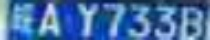
#> input picture picture_for_tilt/27.jpg, 210 x 40 px, found by its file name
$ python license_tilt_recover.py   (older library calls are emulated)
#> lines starting #> are read from the running program, lines starting #| are printed output that depends on the picture; long printed decimals are rounded
### license_locate.py
import copy
import datetime
import math
from collections import Counter

import cv2
import numpy as np
import matplotlib.pyplot as plt
np.set_printoptions(threshold=np.inf)

#  确定最小搜索窗口为180*30，后续进行细定位
from PIL import Image

window_h = 20
window_w = 180
sobel_image = []
class Locate:
    def column_diff(self,pic):
        h, w = pic.shape[:2]  # w = 640,h = 480
        coldiff_img = np.zeros((h, w), dtype=np.uint8)
        for row in range(0,h):
            for column in range(0,w-1):
                coldiff_img[row][column+1] = pic[row][column]
        return coldiff_img
    # 预处理图片
    def preprocess_image(self, file_name):
        # 加权平均法 + cv2 进行灰度化
        image = cv2.imread(file_name)
        gray_image = self.get_gray_image_by_weight_avg(image)
        # 进行Sobel的垂直边缘检测
        # 利用Sobel方法可以进行sobel边缘检测
        # img表示源图像，即进行边缘检测的图像
        # cv2.CV_64F表示64位浮点数即64float。
        # 这里不使用numpy.float64，因为可能会发生溢出现象。用cv的数据则会自动
        # 第三和第四个参数分别是对X和Y方向的导数（即dx,dy），对于图像来说就是差分，这里1表示对X求偏导（差分），0表示不对Y求导（差分）。其中，X还可以求2次导。
        # 注意：对X求导就是检测X方向上是否有边缘。
        # 第五个参数ksize是指核的大小。
        x = cv2.Sobel(gray_image, cv2.CV_16S, 1, 0)
        #在经过处理后，别忘了用convertScaleAbs()函数将其转回原来的uint8形式。否则将无法显示图像，而只是一副灰色的窗口。
        scale_abs_x = cv2.convertScaleAbs(x)  # convert 转换  scale 缩放
        sobel_image = scale_abs_x

        y = cv2.Sobel(gray_image, cv2.CV_16S, 0, 1)
        scale_abs_y = cv2.convertScaleAbs(y)
        sobel_image_y = scale_abs_y

        # 二值化处理和中值滤波平滑
        diff = np.array((640, 480), np.uint8)
        gray_image = cv2.resize(gray_image, (640, 480))
        sobel_image = cv2.resize(sobel_image, (640, 480))  # 调整图片尺寸，以便后期处理
        sobel_image_y = cv2.resize(sobel_image_y, (640, 480))  # 调整图片尺寸，以便后期处理
        diff = cv2.absdiff(self.column_diff(sobel_image), sobel_image)  # 做灰度图像和经过sobel边缘检测后的图片的水平差分，以去除背景影响==》跳变点图
        #diff = cv2.absdiff(gray_image, sobel_image)
        avg = self.get_pixel_avg(diff)
        print("avg:" ,avg)

        #跳变点图作自适应阈值化
        # cv::adaptiveThreshold(
        # cv::InputArray src, // 输入图像
        # double maxValue, // 向上最大值
        # int adaptiveMethod, // 自适应方法，平均或高斯
        # int thresholdType // 阈值化类型
        # int blockSize, // 块大小
        # double C // 常量
        # );
        binary = cv2.adaptiveThreshold(diff, 255, cv2.ADAPTIVE_THRESH_GAUSSIAN_C, cv2.THRESH_BINARY_INV,
                                       5,
                                       30#math.floor(avg / 10)#40
                                       )
        # cv2.imshow("binary", binary)
        # cv2.waitKey(0)
        return sobel_image, sobel_image_y,diff, binary

    def rough_locate(self, sobel_image, binary_image, diff):
        h, w = binary_image.shape[:2]  # w = 640,h = 480
        # 获取到二值化图像后，获取灰度跳变数组
        image_jump_array = self.get_2d_gray_jump(binary_image)
        #print(image_jump_array)
        # 通过灰度跳变数组获取灰度跳变的积分图，用于找到灰度跳变点最多的区域
        integral_array = self.get_gray_scale_jump_integral(h, w, image_jump_array)
        #print(integral_array)
        # img = np.array(integral_array)
        # plt.imshow(img)
        # 通过灰度跳变积分图，进行窗口搜索，粗定位车牌位置,
        # 以上得到粗定位的车牌候选区域，之后进行细定位车牌位置

        candiate_list = self.rough_search_by_window(h, w, integral_array, sobel_image,binary_image)
        return integral_array, candiate_list

    def detail_locate_and_confirm(self, candiate_list, sobel_image, sobel_image_y,integral_array):
        # position : 粗定位的车牌左上角坐标
        # 第一步扩展车牌的上下区域获得最佳上下边界
        # 具体为获取扩展区域的水平投影并获取其平均值，从水平中央开始向两侧扫描，发现小于均值的则是上下边界
        # 第二步扩展车牌的左右区域获得最佳左右边界
        # 扩展后通过数据结构的最大子段和获取左右边界，因为在灰度图像中，白色为255，黑色为0

        candiate_list_2 = []  # 用作第二轮筛选
        for i in range(len(candiate_list)):

            flag = True  # 标志表示步骤正常运行 ,标志要放在循环内，以便每次刷新
            position = candiate_list[i]
            #print(position)
            h, w = sobel_image.shape[:2]  # w = 640,h = 480
            # print(position)
            step_1 = sobel_image_y[position[0] - window_h:position[0] + 2 * window_h, position[1]:position[1] + window_w]
            # cv2.imshow("step_1", step_1)
            # cv2.waitKey(0)
            X = position[1]
            Y = position[0] - window_h
            if position[0] - window_h < 0:
                step_1 = sobel_image_y[0:position[0] + 2 * window_h, position[1]:position[1] + window_w]
                X = position[1]
                Y = 0
            elif position[0] + 2 * window_h > h:
                step_1 = sobel_image_y[position[0] - window_h:h, position[1]:position[1] + window_w]
                X = position[1]
                Y = position[0] - window_h
            # 获取水平投影数组
            hor_list = self.get_horizontal_projection(step_1)

            # 通过水平投影数组获取车牌的重定位的上下边界
            upper, lower = self.detail_position_the_upper_and_lower_boundaries(X,Y,hor_list,sobel_image_y,position)
            if upper != lower:
                step_1 = step_1[lower:upper, 0:w]
                # cv2.imshow("step_1", step_1)
                # cv2.waitKey(0)
                flag = True
            else:
                flag = False
            #  ##########上下边界定位结束########################

            #  ##########下面开始进行左右边界的定位###################
            if flag is True:  # 如果第一步上下边界正常运行
                image_step_1 = step_1
                h_1, w_1 = image_step_1.shape[:2]
                image_left = position[1] - math.floor(w_1 / 2)
                image_right = position[1] + window_w + math.floor(w_1 / 2)
                if image_left < 0:
                    flag = False
                elif image_right > 640:
                    flag = False

            if flag is True:
                image_step_2 = sobel_image[position[0] - window_h + lower: position[0] - window_h + upper,
                               image_left:image_right]

                ver_list = self.get_vertical_projection(image_step_2)
                sum = 0
                for i in range(len(ver_list)):
                    sum += ver_list[i]
                avg = math.floor(sum / len(ver_list))
                # 求均值后，将ver_list每个值都减去avg，然后用最大字段和来获取左右边界，在灰度图中，白色为255，黑色为0
                for i in range(len(ver_list)):
                    ver_list[i] = ver_list[i] - avg
                left, right = self.max_sequence(ver_list)
                if left == 0 and right == 0:
                    flag = False

            if flag is True:
                h, w = image_step_2.shape[:2]
                image_step_2 = image_step_2[0:h, left:right]

                # cv2.imshow("image_step_2", image_step_2)
                # cv2.waitKey(0)
                x1 = position[0] - window_h + lower
                x2 = position[0] - window_h + upper
                y1 = image_left + left
                y2 = image_left + right
                # print("x2 - x1 = " + str(x2 - x1))
                # print("y2 - y1 = " + str(y2 - y1))

                # 筛选掉边缘区域
                if x1 < 100 or y1 < 100 or x2 > 480 or y2 > 640:
                    flag = False

                # 筛选车牌长宽比
                ratio = (y2 - y1) / (x2 - x1)
                # print(ratio)
                if ratio > 12 or ratio < 5:
                    flag = False

                if flag is True:
                    area_gray_jump = int(integral_array[x2][y2]) + int(
                        integral_array[x1][y1]) - int(integral_array[x2][y1]) - int(
                        integral_array[x1][y2])
                    if area_gray_jump > math.floor(window_w * window_h / 8):  # 灰度跳变数要大于搜索窗口面积的八分之一
                        if len(candiate_list_2) != 0:
                            repeated_index = len(candiate_list_2) - 1
                            if not (abs(x1 - candiate_list_2[repeated_index][0]) <= 5 or abs(x2 - candiate_list_2[repeated_index][0]) <= 5 or abs(y1 - candiate_list_2[repeated_index][2]) <= 5 or abs(y2 - candiate_list_2[repeated_index][3]) <= 5):
                                candiate_list_2.append((x1, x2, y1, y2))
                        else:
                            candiate_list_2.append((x1, x2, y1, y2))
                        image_need = sobel_image[x1:x2, y1:y2]
                        # [6 lines of commented-out code are left out]
        result_locate = Counter(candiate_list_2).most_common(5)
        max_ratio = 0  # 不能起名为关键字，会冲突
        max_index = 0
        max_width = 0
        for i in range(len(result_locate)):
            x1 = result_locate[i][0][0]
            x2 = result_locate[i][0][1]
            y1 = result_locate[i][0][2]
            y2 = result_locate[i][0][3]
            w = y2 - y1
            image = sobel_image[x1:x2,y1:y2]
            # cv2.imshow("image", image)
            # cv2.waitKey(0)
            ratio = math.floor((y2 - y1) / (x2 - x1))
            print(ratio)
            if ratio >= max_ratio:
                    max_ratio = ratio
                    max_index = i
                    max_width = x2 - x1

            print(max_ratio)
        # print(result_locate[0][1]) 出现最多的数出现的次数 [((238, 255, 202, 362), 36)]

        result_x1 = result_locate[max_index][0][0]
        result_x2 = result_locate[max_index][0][1]
        result_y1 = result_locate[max_index][0][2]
        result_y2 = result_locate[max_index][0][3]
        position = (result_x1, result_x2, result_y1, result_y2)
        result = sobel_image[result_x1:result_x2, result_y1:result_y2]
        self.showLine(position[0],position[1],sobel_image_y,1,"stop")
        return result, position


    def rough_search_by_window(self, h, w, integral_array, ori_image,binary_image):
        max_gray_jump = 0
        candiate_list = []
        max_locate = (0, 0)
        for x in range(0, h - window_h, 5):
            for y in range(0, w - window_w, 5):
                # (x4,y4) + (x1,y1) - (x2,y2) - (x3,y3)
                area_jump_level = 0
                if ori_image[x + math.floor(window_h / 2)][y + math.floor(window_w / 2)] > 127:
                    area_jump_level = int(integral_array[x + window_h][y + window_w]) + int(
                        integral_array[x][y]) - int(integral_array[x + window_h][y]) - int(
                        integral_array[x][y + window_w])
                #print(int(integral_array[x + window_h][y + window_w]) ,"+", int(
                    # integral_array[x][y]) ,"-", int(integral_array[x + window_h][y]) ,"-", int(
                    # integral_array[x][y + window_w]))
                #print("x：",x,"y：",y,"跳变点个数：", area_jump_level,"区域总数的1/8：",(window_h * window_w) / 8)
                if area_jump_level > (window_h * window_w) / 8.5 and 100 < x < 480 - 100 and 100 < y < 640 - 100:
                    candiate_list.append((x, y))
                    # [4 lines of commented-out code are left out]
        candiate_list.reverse()
        return candiate_list

    def get_gray_image_by_weight_avg(self, ori_image):
        h, w = ori_image.shape[:2]
        gray_img = np.zeros((h, w), dtype=np.uint8)
        for i in range(h):
            for j in range(w):
                # Y = 0．3R + 0．59G + 0．11B
                # 通过cv格式打开的图片，像素格式为 BGR
                gray_img[i, j] = 0.3 * ori_image[i, j][2] + 0.11 * ori_image[i, j][0] + 0.59 * ori_image[i, j][1]
        return gray_img

    def get_pixel_avg(self, image):
        sum = 0
        h, w = image.shape[:2]
        for x in range(h):
            for y in range(w):
                sum += image[x][y]
        avg = sum / (h * w)
        return avg

    # [8 lines left out: function get_character_density, not called in this run]

    # 获取图像灰度跳变点图
    def get_2d_gray_jump(self, image):
        jump_list_2d = np.zeros((480, 640), np.uint8)
        h, w = image.shape[:2]
        for x in range(h):
            for y in range(w):
                if abs(int(image[x][y]) - image[x][y - 1]) > 230:  # 将数值调低后，就能找到亮度较低的车牌图像的定位
                    jump_list_2d[x][y] = 1
                else:
                    jump_list_2d[x][y] = 0
        # np.set_printoptions(threshold=1e6)
        # print(jump_list_2d)
        return jump_list_2d

    # 获取灰度跳变的积分图
    def get_gray_scale_jump_integral(self, h, w, jump_array):
        h, w = jump_array.shape[:2]  # 把图片2像素的行数，列数以及通道数返回给rows，cols，channels
        sum = np.zeros((h + 1, w + 1), dtype=np.float32)  # 创建指定大小的数组，数组元素以 0 来填充：
        image_integral = cv2.integral(jump_array, sum, cv2.CV_32SC1)  # 计算积分图,输出是sum
        gray_jump_integral = np.zeros((h + 1, w + 1), dtype=np.uint16)
        cv2.normalize(image_integral, gray_jump_integral, 0, 65535, cv2.NORM_MINMAX, cv2.CV_16UC1)  # 归一化处理
        np.set_printoptions(threshold=1e6)
        return gray_jump_integral

    # [86 lines left out: functions get_horizontal_projection, get_vertical_projection, detail_position_the_upper_and_lower_boundaries, max_sequence, license_locate, not called in this run]

    def showPicture(self,pic):
        cv2.imshow("image", pic)
        cv2.waitKey(0)


    # [44 lines left out: functions showScanLine, showLine, not called in this run]
# [30 lines that do not run on import are left out]

### license_tilt_recover.py
import copy
import datetime
import math
import time

import cv2
import numpy as np
import license_locate
window_h = 20
window_w = 180
binary_global = []
def get_upper_and_lower_boundaries(list):
        upper = 0
        lower = 0
        if len(list) != 0:
            for i in range(len(list)):
                sum += list[i]
            avg = math.floor(sum / len(list))
            # 从中间往上遍历，遇到比均值小的，则是车牌细定位的上边界，并跳出循环
            flag = False
            for i in range(math.floor(len(list) / 2), 0, -1):
                if list[i] < avg:
                    upper = i + 1
                    flag = True
                if flag is False:
                    continue
                break

            # 从中间往下遍历，遇到比均值小的，则是车牌细定位的下边界，并跳出循环
            flag = False
            for i in range(math.floor(len(list) / 2), len(list)):
                if list[i] < avg:
                    lower = i - 1
                    flag = True
                if flag is False:
                    continue
                break
        return lower, upper

def get_horizontal_projection( shadow_image):
    h, w = shadow_image.shape[:2]
    hor_list = []
    for x in range(h):
        pixel_sum = 0
        for y in range(w):
            pixel_sum += shadow_image[x][y]
        hor_list.append(pixel_sum)
    return hor_list

if __name__ == '__main__':
    i = 27
    instance = license_locate.Locate()
    #for i in range(22, 97):
    begin = time.time()
    filename = 'picture_for_train/'+str(i)+'.jpg'
    #filename = filename + str(i) + ".jpg"
    image = cv2.imread(filename)
#> image is the input picture: shape (40, 210, 3); mean B, G, R 164, 110.7, 68.5
        #instance.showPicture(image)
    image = cv2.resize(image, (640, 480))
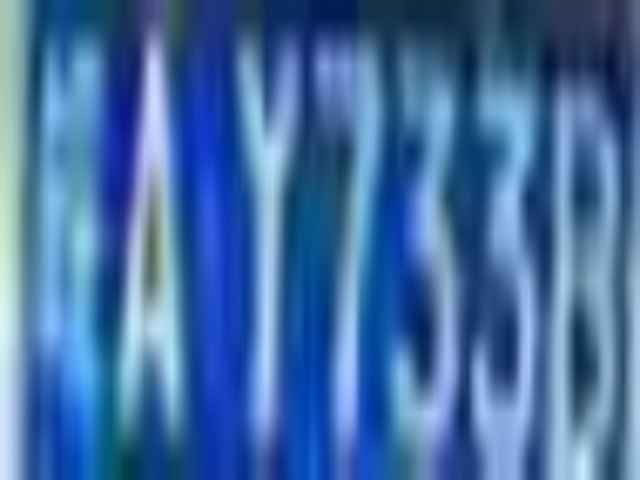
#> image: shape (480, 640, 3); mean B, G, R 163.8, 110.6, 68.4
        #instance.showPicture(image)
    sobel_image,sobel_image_y, diff, binary = instance.preprocess_image(filename)
#> after the loop in get_gray_image_by_weight_avg, `for i in range(h):`:
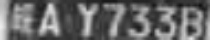
#> gray_img: shape (40, 210); min 17, max 237, mean 103.3
#> in preprocess_image, `gray_image = cv2.resize(gray_image, (640, 480))`:
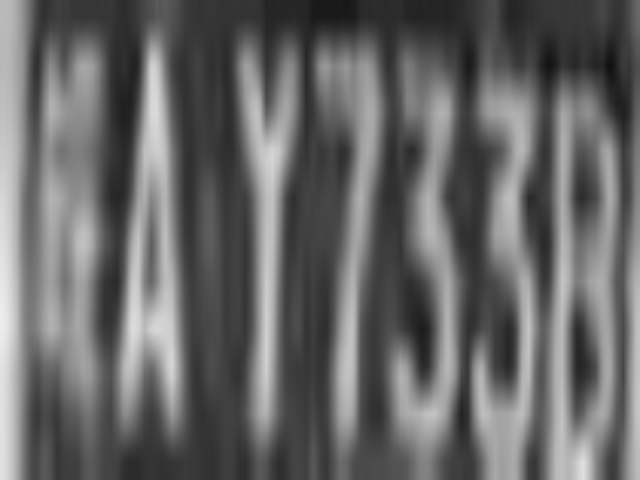
#> gray_image: shape (480, 640); min 17, max 237, mean 103.2
#> in preprocess_image, `sobel_image = cv2.resize(sobel_image, (640, 480))`:
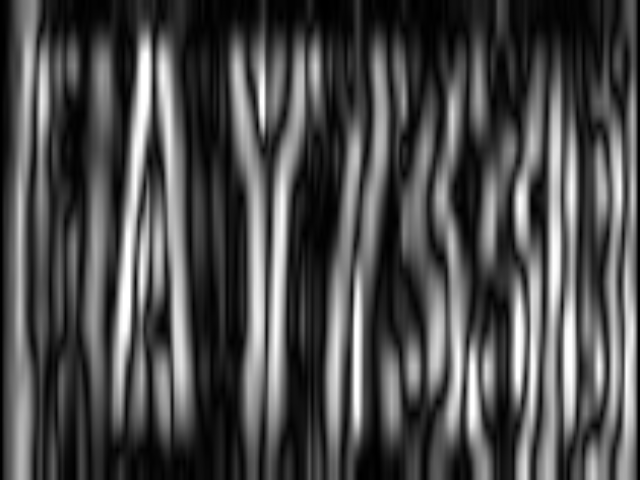
#> sobel_image: shape (480, 640); min 0, max 255, mean 76.2
#> in preprocess_image, `sobel_image_y = cv2.resize(sobel_image_y, (640, 480))`:
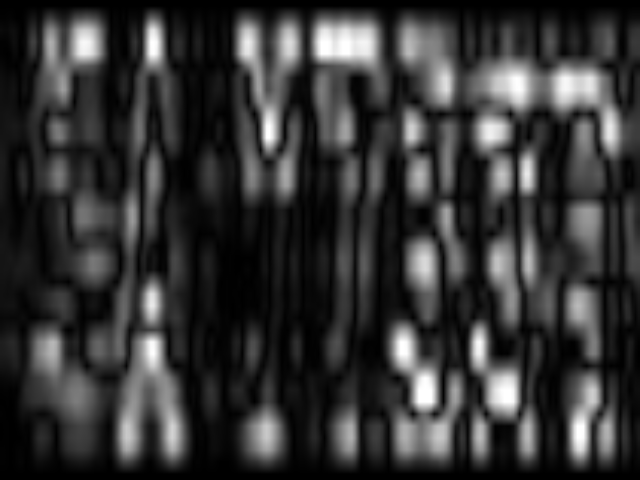
#> sobel_image_y: shape (480, 640); min 0, max 255, mean 53
#> after the loop in column_diff, `for row in range(0,h):`:
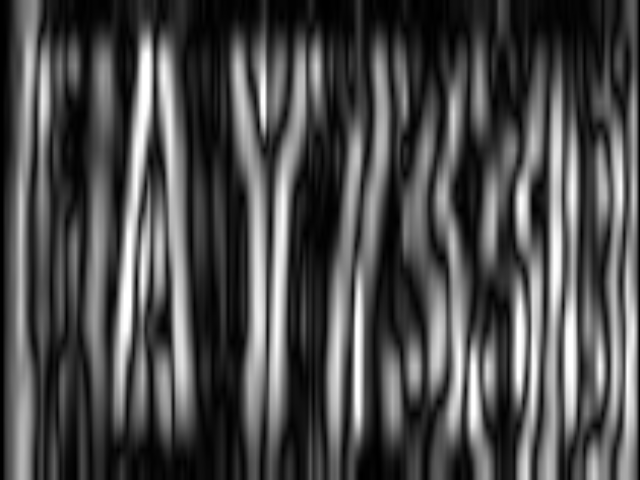
#> coldiff_img: shape (480, 640); min 0, max 255, mean 76.2
#> in preprocess_image, `diff = cv2.absdiff(self.column_diff(sobel_image), sobel_image)`:
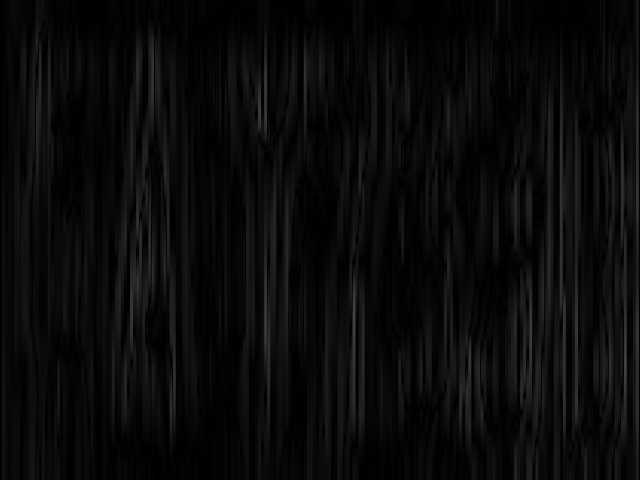
#> diff: shape (480, 640); min 0, max 67, mean 9.8
#> after the loop in get_pixel_avg, `for x in range(h):`: sum = 3004786
#> in get_pixel_avg, `avg = sum / (h * w)`: avg = 9.78
#| avg: 9.781
#> in preprocess_image, `binary = cv2.adaptiveThreshold(diff, 255, cv2.ADAPTIVE_THRESH_GAUSSIAN..`: binary: shape (480, 640); every value is 0
    # [6 lines of commented-out code are left out]
    integral_array, candiate_list = instance.rough_locate(sobel_image, binary, diff)
#> in get_gray_scale_jump_integral, `image_integral = cv2.integral(jump_array, sum, cv2.CV_32SC1)`: image_integral: shape (481, 641) int32; every value is 0
#> in get_gray_scale_jump_integral, `cv2.normalize(image_integral, gray_jump_integral, 0, 65535, cv2.NORM_M..`: gray_jump_integral: shape (481, 641) uint16; every value is 0
#> after the loop in rough_search_by_window, `for x in range(0, h - window_h, 5):`: candiate_list = []
#> candiate_list = []
    print(len(candiate_list))
#| 0
    # [4 lines of commented-out code are left out]
    result, position = instance.detail_locate_and_confirm(candiate_list, sobel_image, sobel_image_y,integral_array)
#> after the loop in detail_locate_and_confirm, `for i in range(len(result_locate)):`: max_index = 0
#> (the run stopped early here; a loop or call above may not have finished)
